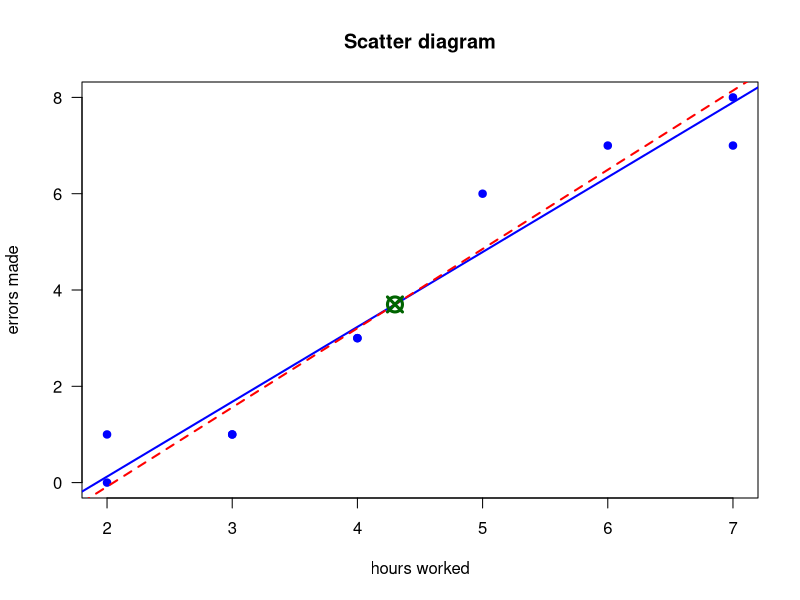

Source code (R):
x <- c(2, 2, 3, 3, 4, 4, 5, 6, 7, 7)
y <- c(0, 1, 1, 1, 3, 3, 6, 7, 8, 7)

#a) Plot its scatter diagram and observe that, apparently, there is a good linear correlation
plot(x, y, 
     main = "Scatter diagram", 
     xlab = "hours worked", 
     ylab = "errors made", 
     pch = 19, col = "blue", las = 1)


#b) Calculate the coefficient of that linear correlation
r <- cor(x, y)
print(paste("Coefficient of correlation: ", round(r, 4)))


#c) Calculate the regression line of the errors on working hours
line_y_over_x <- lm(y ~ x)
print(line_y_over_x$coefficients)


#d) The regression line of working hours on errors
line_x_over_y <- lm(x ~ y)
print(line_x_over_y$coefficients)



#e) Draw both regression lines and check that they intersect at the point where the means
#of both variables coincide. 
abline(line_y_over_x, col = "blue", lwd = 2)   #Add line y over x


#Add line x over y. As x is dependent of y: x = a + b*y => y = (x-a)/b
a_x <- line_x_over_y$coefficients[1]
b_x <- line_x_over_y$coefficients[2] 
abline(a = -a_x/b_x, b = 1/b_x, col = "red", lwd = 2, lty = 2)

#Add point of means
mean_x <- mean(x)
mean_y <- mean(y)
points(mean_x, mean_y, col = "darkgreen", pch = 13, cex = 2, lwd = 3)



#f) How many errors can we expect from a worker who works 10 consecutive hours? 
pred_y <- predict(line_y_over_x, newdata = data.frame(x = 10))
print(paste("Errors predicted for 10 hours: ", round(pred_y, 2)))


#g) How many consecutive working hours can we expect a worker who makes 13 errors to have worked? 
pred_x <- predict(line_x_over_y, newdata = data.frame(y = 13))
print(paste("Hours predicted for 13 errors: ", round(pred_x, 2)))
